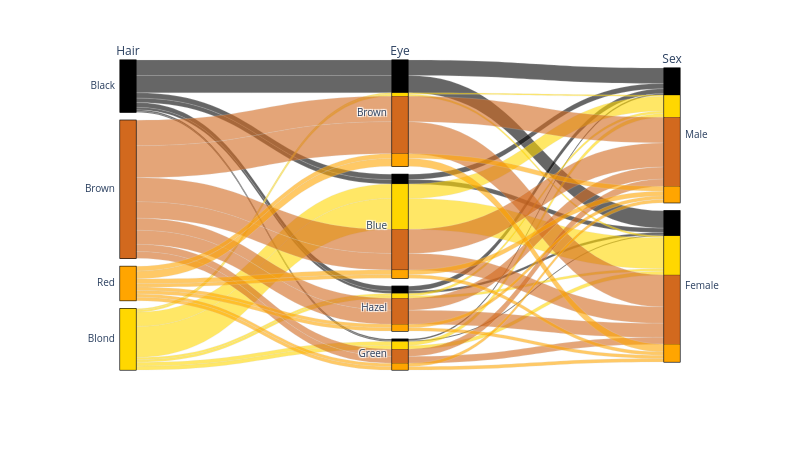

Write notebook code for a chart like this one.
### Code cell
fig = px.parallel_categories(
    hec_people, 
    dimensions=hec_group_cols, 
    color=hec_people['Hair'].cat.codes,
    color_continuous_scale=list(hair_colors.values()),
    width=800, height=450,
)
fig.update_traces(line_shape='hspline')
fig.update_layout(coloraxis_showscale=False)
fig.show()

### Figure 1 — Plotly figure (JSON) as saved in the notebook; plotly's stock layout.template omitted (floating-point values rounded to 4 significant figures; data arrays with more than 128 entries replaced by an {"elided": "..."} marker saying what was removed)
{"data": [{"dimensions": [{"label": "Hair", "values": {"elided": "592 str values"}}, {"label": "Eye", "values": {"elided": "592 str values"}}, {"label": "Sex", "values": {"elided": "592 str values"}}], "domain": {"x": [0, 1], "y": [0, 1]}, "line": {"color": {"elided": "592 int values"}, "coloraxis": "coloraxis", "shape": "hspline"}, "name": "", "type": "parcats"}], "layout": {"coloraxis": {"autocolorscale": false, "colorbar": {"title": {"text": "color"}}, "colorscale": [[0, "black"], [0.3333, "gold"], [0.6667, "chocolate"], [1, "orange"]], "showscale": false}, "height": 450, "legend": {"tracegroupgap": 0}, "margin": {"t": 60}, "width": 800}}
